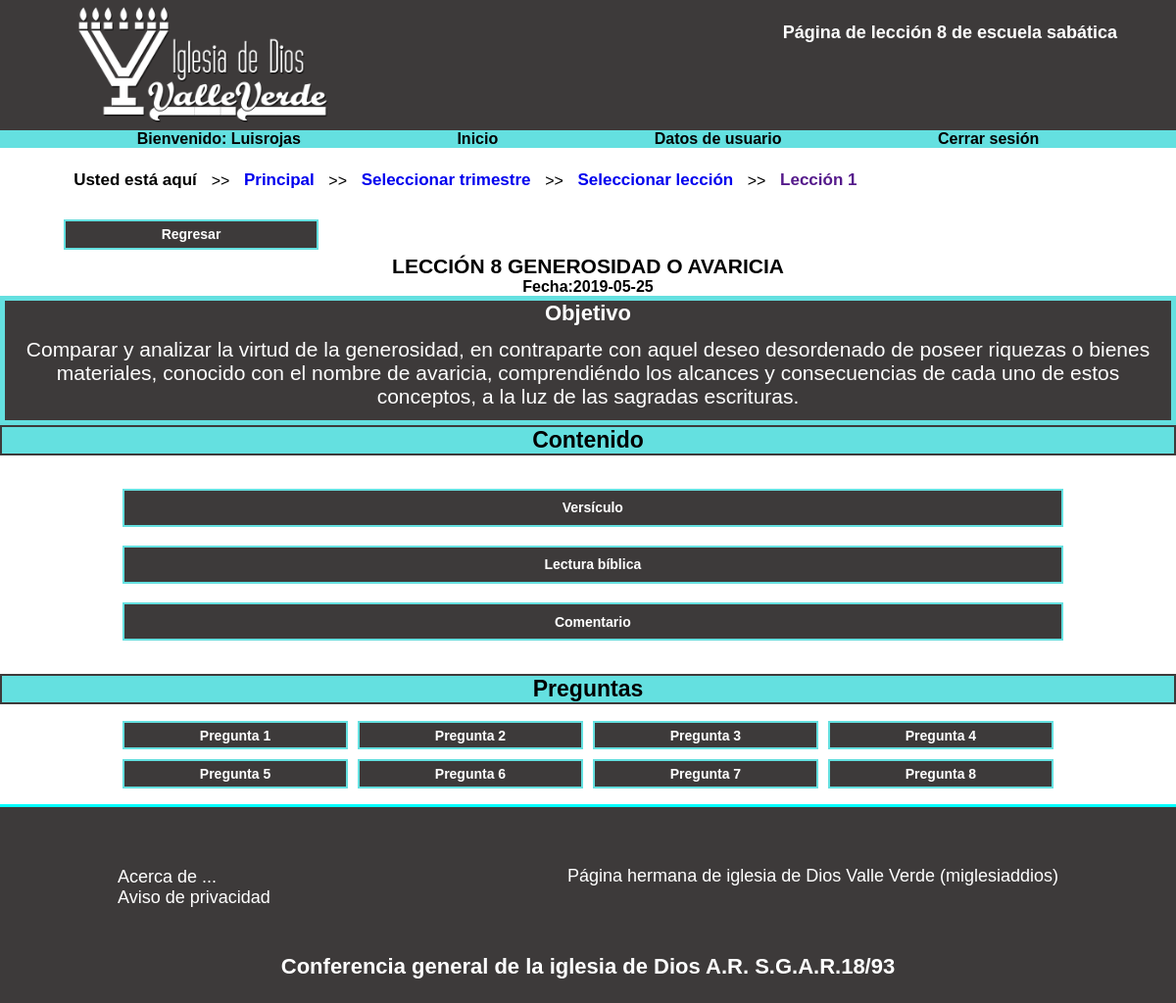
/blog-escuela-sabatica/escuela-adultos/trimestres/2do-trimestre-2019/leccion8/leccion8.php (signed in), run on the app's committed database.
### tables this page shows
CREATE TABLE `lecciones_adultos` (
  `titulo_lecciones_adultos` varchar(250) NOT NULL,
  `datos_trimestre` varchar(60) NOT NULL
);

CREATE TABLE `fecha_leccion` (
  `id_fecha_leccion` int(11) NOT NULL,
  `fecha` date NOT NULL,
  `titulo_lecciones_adultos` varchar(250) NOT NULL
);

CREATE TABLE `objetivo_adultos` (
  `id_objetivo_adultos` int(11) NOT NULL,
  `objetivo_adultos` text NOT NULL,
  `titulo_lecciones_adultos` varchar(250) NOT NULL
);

### blog-escuela-sabatica/escuela-adultos/trimestres/2do-trimestre-2019/leccion8/consultas/consulta8.php (called while the page is built, shortened)
<?php
$consulta_leccion = "SELECT * FROM lecciones_adultos WHERE titulo_lecciones_adultos='LECCIÓN 8 GENEROSIDAD O AVARICIA' AND datos_trimestre='2do trimestre de 2019, abril, mayo, junio de 2019'";
$resultado_leccion = mysqli_query($conexion, $consulta_leccion);
$leccion_elegida = mysqli_fetch_assoc($resultado_leccion);
$usarleccion = $leccion_elegida["titulo_lecciones_adultos"];
$leccion                             = "SELECT * FROM lecciones_adultos WHERE titulo_lecciones_adultos='$usarleccion'";
$resultadoleccion                    = mysqli_query($conexion, $leccion);
$registroleccion                     = mysqli_fetch_assoc($resultadoleccion);
$fecha                               = "SELECT * FROM fecha_leccion WHERE titulo_lecciones_adultos='$usarleccion'";
$resultadofecha                      = mysqli_query($conexion, $fecha);
$registrofecha                       = mysqli_fetch_assoc($resultadofecha);
$objetivo                            = "SELECT * FROM objetivo_adultos WHERE titulo_lecciones_adultos='$usarleccion'";
$resultadoobjetivo                   = mysqli_query($conexion, $objetivo);
$registroobjetivo                    = mysqli_fetch_assoc($resultadoobjetivo);
?>

### blog-escuela-sabatica/escuela-adultos/trimestres/2do-trimestre-2019/leccion8/leccion8.php (the view, shortened to what this page needs)
<?php
include "../../../../conexion-blog.php";
include "consultas/consulta8.php";
?>
<!DOCTYPE html>
<html lang="es-MX">
   <head>
      <link rel="stylesheet" href="../../css/estilos-leccion1.css">
   </head>
   <body>
      <div class="contenedor-filas-columnas">
         <header>
            <div class="caja-header">
               <div class="imagen-header">
                  <a href="../../../principal-blog.php"><img class="logo" src="../../../../../imagenes/logo_iglesia_de_dios_valle_verde.png" alt="iglesia-de-dios-valle-verde-escuela-sabatica"></a>
               </div>
               <div class="titulo-header">
                  <a href="">
                     <h1 class="h1-header">Página de lección 8 de escuela sabática</h1>
                  </a>
               </div>
            </div>
         </header>
         <div class="columna-nav">
            <nav class="menu">
               <ul>
                  <li>
                     <a href="">
                        <h3>Bienvenido: <?php
                           echo $_SESSION['nombre_usuario'];
                           ?></h3>
                     </a>
                  </li>
                  <li>
                     <a href="../../../principal-blog.php">
                        <h3>Inicio</h3>
                     </a>
                  </li>
                  <li>
                     <a href="../../../datos-usuario.php">
                        <h3>Datos de usuario</h3>
                     </a>
                  </li>
                  <li>
                     <a href="../../../cerrar-sesion.php">
                        <h3>Cerrar sesión</h3>
                     </a>
                  </li>
               </ul>
            </nav>
         </div>
         <div class="columnamapa">
            <div class="mapa">
               <ul>
                  <li class="amapa">Usted está aquí
                  </li>
                  <label>>></label>
                  <li><a  class="amapa" href="../../../principal-blog.php">Principal</a>
                  </li>
                  <label>>></label>
                  <li><a  class="amapa" href="../../../escuelas-trimestres.php">Seleccionar trimestre</a>
                  </li>
                  <label>>></label>
                  <li><a  class="amapa" href="../../../lecciones-2.php">Seleccionar lección</a>
                  </li>
                  <label>>></label>
                  <li><a  class="amapa" href="">Lección 1</a>
                  </li>
               </ul>
            </div>
         </div>
         <div class="boton_regresar">
         <a href="../../../lecciones-2.php"><button class="span_pregunta">Regresar</button></a>
         </div>
         <div class="principal1">
            <h2 class="h2_titulo_principal"><?php
               echo ($registroleccion['titulo_lecciones_adultos']);
               ?></h2>
            <h3 class="h3fecha">Fecha:<?php
               echo ($registrofecha['fecha']);
               ?></h3>
            <div class="objetivo">
                  <h4 class="h4tituloobjetivo">Objetivo</h4>
                  <p class="particleobjetivo"><?php
                     echo ($registroobjetivo['objetivo_adultos']);
                     ?></p>
               </div>
               <h2 class="h2preguntas">Contenido</h2>
<div class="div_preguntas_botones2">
	<a href='javascript:seleccion1(9);'><button class="span_pregunta2">Versículo</button></a>
	<a href='javascript:seleccion1(10);'><button class="span_pregunta2">Lectura bíblica</button></a>
<a href='javascript:seleccion1(11);'><button class="span_pregunta2">Comentario</button></a>
</div>
               <h2 class="h2preguntas">Preguntas</h2>
<div class="div_preguntas_botones">
	<a href='javascript:seleccion(1);'><button class="span_pregunta">Pregunta 1</button></a>
	<a href='javascript:seleccion(2);'><button class="span_pregunta">Pregunta 2</button></a>
   <a href='javascript:seleccion(3);'><button class="span_pregunta">Pregunta 3</button></a>
   <a href='javascript:seleccion(4);'><button class="span_pregunta">Pregunta 4</button></a>
   <a href='javascript:seleccion(5);'><button class="span_pregunta">Pregunta 5</button></a>
   <a href='javascript:seleccion(6);'><button class="span_pregunta">Pregunta 6</button></a>
   <a href='javascript:seleccion(7);'><button class="span_pregunta">Pregunta 7</button></a>
<a href='javascript:seleccion(8);'><button class="span_pregunta">Pregunta 8</button></a>
</div>
        <footer>
            <div class="columna-footer">
               <ul class="ul-footer">
                  <li><a class="a-footer" href="../../../../../contenidos/acerca-de.html">Acerca de ...</a></li>
                  <li><a class="a-footer" href="../../../../../contenidos/aviso-de-privacidad.html">Aviso de privacidad</a></li>
               </ul>
               <p class="pfooter-1"><a class="link-footer" href="https://miglesiaddios.jimdo.com/" target="_blank">Página hermana de iglesia de Dios Valle Verde (miglesiaddios)</a></p>
               <p class="pfooter">Conferencia general de la iglesia de Dios A.R. S.G.A.R.18/93</p>
            </div>
         </footer>
      </div>
   </body>
</html>

### data on the page
lecciones_adultos: titulo_lecciones_adultos "LECCIÓN 8 GENEROSIDAD O AVARICIA"
fecha_leccion: fecha "2019-05-25"
objetivo_adultos: objetivo_adultos "Comparar y analizar la virtud de la generosidad, en contraparte con aquel deseo desordenado de poseer riquezas o bienes materiales, conocido con el nombre de avaricia, comprendiéndo los alcances y consecuencias de cada uno de estos conceptos, a la luz de las sagradas escrituras."

### other printed values
$_SESSION['nombre_usuario'] "Luisrojas"
